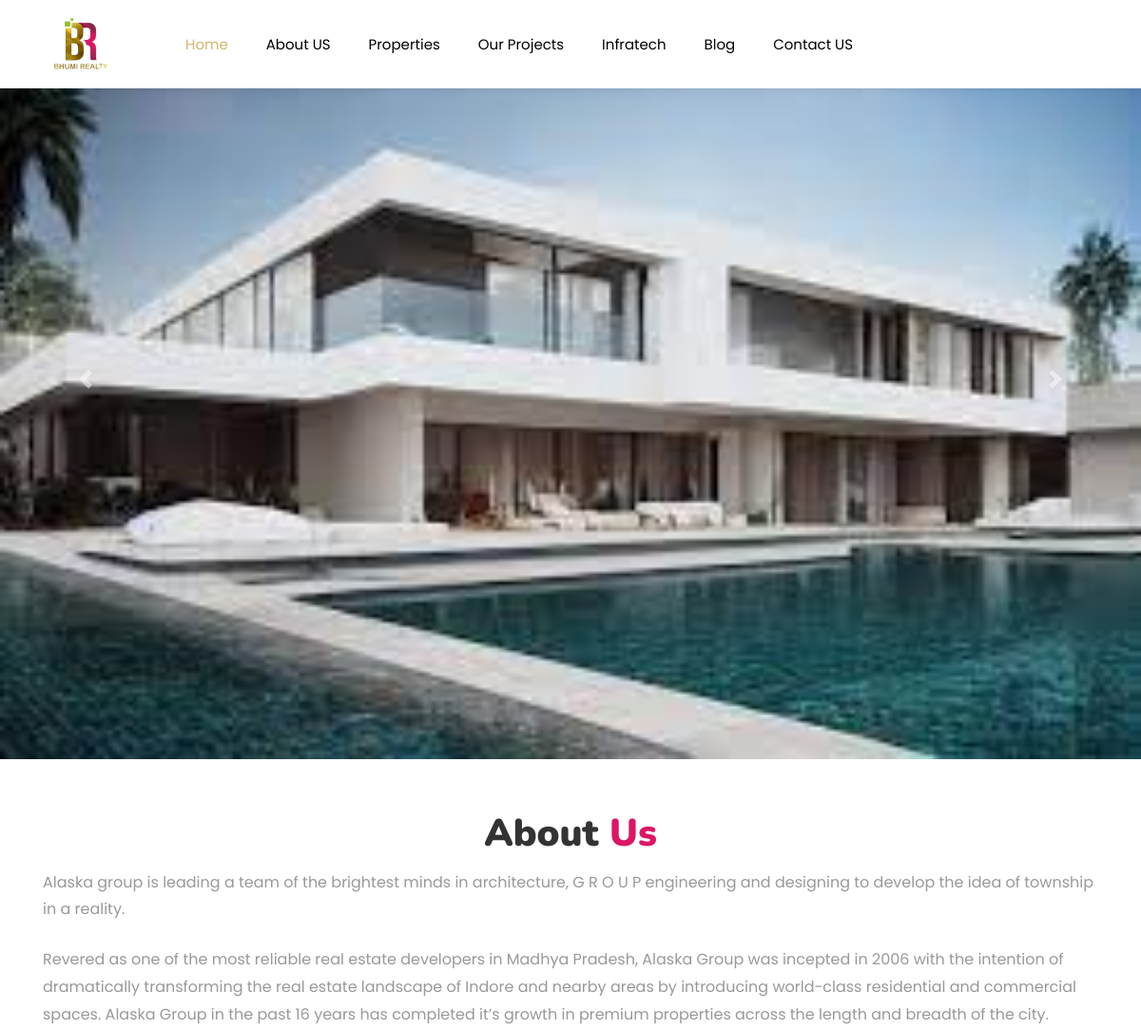
The app's page / (upper part), older data.
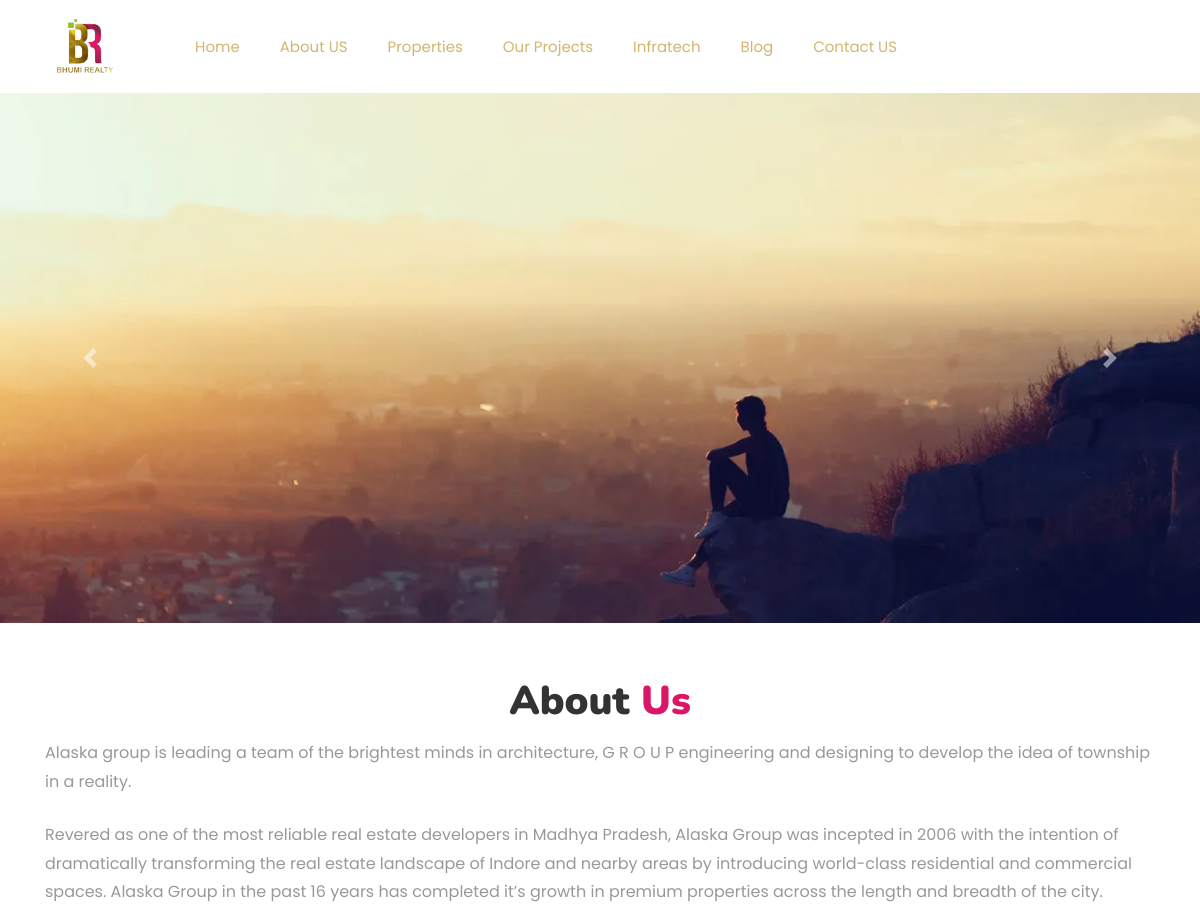
The same page, newer data.
### home/models.py (models this page shows)
class Carousel(models.Model):
    image=models.ImageField(upload_to="carousel/")

### home/views.py (the view)
# urls.py: path("", views.homeView, name="home_view"),
def homeView(request):
    if request.method == "GET":
        property_data=Property.objects.all()[:4]
        gallery_data=HomeGallery.objects.all().order_by("-id")
        carousels=Carousel.objects.all().order_by("-id")[:3]
        context={
            "properties":property_data,
            "galleries":gallery_data,
            "carousels":carousels
        }
        return render(request,"home/home.html",context)

### templates/home/home.html (shortened to what this page needs)
{% extends "index.html" %}
{% load static %}
{% block content %}
{% include "includes/navbar.html" %}
<div id="carouselBasicExample" class="carousel slide carousel-fade" data-ride="carousel">
  <div class="carousel-inner">
	{% for carousel in carousels %}
    <div class="carousel-item {% if forloop.first %}active{% endif %}">
      <img src="{{carousel.image.url}}" class="d-block w-100" alt="Sunset Over the City"/>
    </div>
	{% endfor %}
  </div>
  <a class="carousel-control-prev" href="#carouselBasicExample" role="button" data-slide="prev">
    <span class="carousel-control-prev-icon" aria-hidden="true"></span>
  </a>
  <a class="carousel-control-next" href="#carouselBasicExample" role="button" data-slide="next">
    <span class="carousel-control-next-icon" aria-hidden="true"></span>
  </a>
</div>
<div class="container-fluid about">
	<div class="container py-5">
		<div class="row g-5 align-items-center">
			<div class="col-sm-12"
				style="background: linear-gradient(rgba(255, 255, 255, .8), rgba(255, 255, 255, .8));">
				<h1 class="section-about-title pe-3 text-center" style="font-family: 'Nunito', sans-serif;font-weight: 900;">About <span style="color:#dc1666;font-family: 'Nunito', sans-serif;font-weight: 900;">Us</span></h1>
				<p class="mb-4">Alaska group is leading a team of the brightest minds in architecture,
					G R O U P engineering and designing to develop the idea of township in a reality.</p>
				<p class="mb-4">Revered as one of the most reliable real estate
					developers in Madhya Pradesh, Alaska Group
					was incepted in 2006 with the intention of
					dramatically transforming the real estate
					landscape of Indore and nearby areas by
					introducing world-class residential and
					commercial spaces. Alaska Group in the past 16
					years has completed it’s growth in premium
					properties across the length and breadth of the
					city.</p>
			</div>
		</div>
	</div>
</div>
{% endblock content %}

Row changes from the older to the newer data that the page shows:
changed Carousel: image: a different picture
